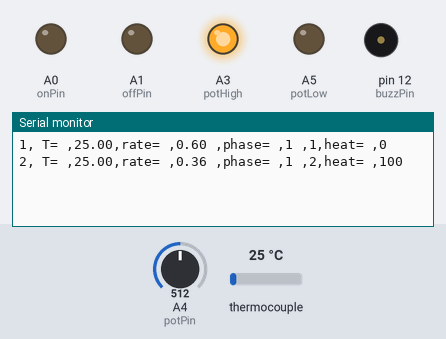
Bench run of a sketch on a simulated Arduino Uno, built with avr-gcc and run on an emulated ATmega328P. Parts: output pins drawn as LEDs (lit = HIGH), buzzer (waves = sounding, pin HIGH), the last lines printed to the serial monitor. Inputs (shaded band) come from the test bench; at power-on: thermocouple 25 °C, A4 (potPin) = 512. Pins used as bus, display or sensor lines are not drawn.

Above: at 2.2 s.
2.3 s: thermocouple set to 150 °C
At 3.8 s:
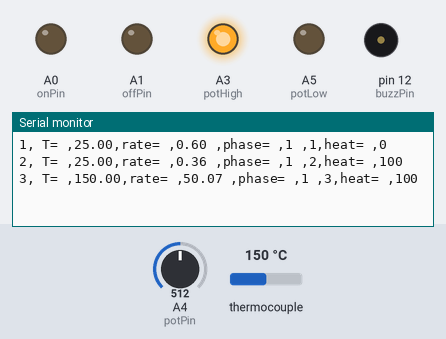
6.3 s: A4 (potPin) set to 716
At 8.0 s:
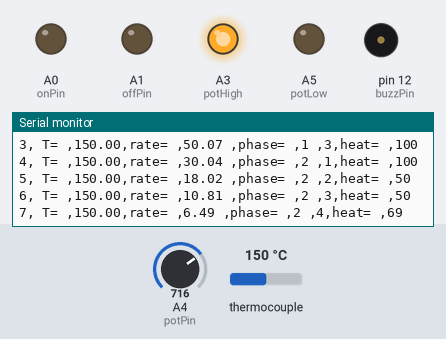
Timing chart, 0 to 9.5 s (numbered marks = the images above; inputs shaded):
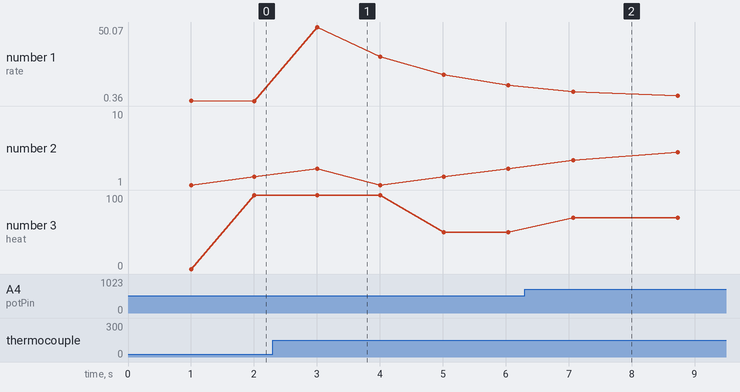

Measured:
- after the input at 2.3 s, the serial monitor: prints a new line after 0.71 s (image 1)
- after the input at 6.3 s, the serial monitor: prints a new line after 0.78 s (image 2)
- plotted number 1: 0.36 → 10.81 after the input at 2.3 s
- plotted number 3: 100 → 50 after the input at 2.3 s, 50 → 69 after the input at 6.3 s

The sketch:

test_toaster4.ino
```cpp
#define SOAKTIME 100
#define LIQUIDUS 183
#define PEAK 220


#include "max6675.h"// www.ladyada.net/learn/sensors/thermocouple
//for the thermocouple
byte thermoDO = 6; //SPI serial
byte thermoCS = 5;  //SPI chip select
byte thermoCLK = 4; //SPI clock
byte vccPin = 3;//these pins power the thermocouple chip
byte gndPin = 2;
MAX6675 thermocouple(thermoCLK, thermoCS, thermoDO);

//for the remote
byte onPin= A0;//connect to the on button on the remote
byte offPin=A1;//connect to the off button on the remote

//for the potentiometer
byte potPin=A4;//three pins are used for the potentiometer so we can plug it straight in
byte potHigh=A3;//5v
byte potLow=A5;//0v

byte buzzPin=12;

//
int minTime=500;// there is a limit to how quickly the remote can switch the power
int buttonTime=10;//how long for the arduino to activate the button on the remote
int heatknob; //store the level of the pot to control the heat in phase 2
float ontime;
float offtime;
float temp;     //these could be optimised to avoid floats by storing temperature in millidegrees
float lastTemp;
long millisecs;
long lastMillisecs;
float rate=1; //rate of temperature rise
int heatlevel=0;
int timethisphase=0;
int timephasestart=0;
byte phase=1;


void setup() {
  Serial.begin(9600);
  pinMode(vccPin, OUTPUT); digitalWrite(vccPin, HIGH);
  pinMode(gndPin, OUTPUT); digitalWrite(gndPin, LOW);
  pinMode(potHigh, OUTPUT); digitalWrite(potHigh, HIGH);
  pinMode(potLow, OUTPUT); digitalWrite(potLow, LOW);
  pinMode(potPin, INPUT);
  pinMode(onPin, OUTPUT);
  pinMode(offPin, OUTPUT);
  pinMode(buzzPin, OUTPUT); digitalWrite(buzzPin, LOW);
   millisecs=millis();
   temp = thermocouple.readCelsius();//initial measurements
  // wait for MAX chip to stabilize
  delay(1000);


}

void loop() {
    logTemp();
    heat(heatlevel);
    if (phase==1){
      heatlevel=100;  //maximum heat for the first part of the ramp
      if (temp>100){ phase = 2; timephasestart = millisecs/1000;  }//end phase 1
        }
    else if (phase==2){ //use the knob to control the heat for the slower part of the ramp for 90 seconds
      heatknob = analogRead(potPin);
      if(temp > 160){heatlevel=0; }
      else {     heatlevel = map(heatknob, 0, 1023,0,100); }
      if (timethisphase > SOAKTIME) { phase=3; timephasestart=millisecs/1000;}//end phase after 90 seconds
      }
    else if (phase==3) {
      heatlevel=100;//maximum heat for peak temperature
      if (temp>LIQUIDUS) {phase=4; timephasestart=millisecs/1000;}//end phase when we get hot
      }
    else if (phase==4) {
       if (temp<PEAK) {heatlevel=100;}//maximum heat for peak temperature
       else {heatlevel=50;}
      if (timethisphase>60) {
          heatlevel=0; // turn off heat
          if ((timethisphase>90) && (int(millisecs/1000) %2 == 1)) { tone(buzzPin,500); }// beep and flash LED to open the door
          else {noTone(buzzPin);}
          if (temp<180) {phase=5; timephasestart=millisecs/1000; noTone(buzzPin);}
        }
      }
      else{
        heatlevel=0;
      }
  }


void logTemp() {
   lastMillisecs=millisecs;
   millisecs=millis();
   Serial.println();
   Serial.print(millisecs/1000);
   Serial.print(", T= ,");
   lastTemp=temp;
   temp = thermocouple.readCelsius();
   Serial.print(temp);
   Serial.print(",rate= ,");
   rate=0.6*rate + 400*(temp-lastTemp)/(millisecs-lastMillisecs);//rate of temperature change
   Serial.print(rate);
   Serial.print(" ,phase= ,");
   Serial.print(phase);
   Serial.print(" ,");
   timethisphase=millisecs/1000;
   timethisphase=timethisphase-timephasestart;//how long ago did phase start?
   Serial.print(timethisphase);
   Serial.print(",heat= ,");
   Serial.print(heatlevel);

}
int heat(float level){
   if (level>90) {on(990); }
  else  if (level<10) {off(990); }
  else if (level>50) {off(minTime); ontime=(minTime+buttonTime)*level/(100-level);  on(ontime);}
  else if (level<=50) {on(minTime); offtime=(minTime+buttonTime)*(100-level)/level;off(offtime);}


}

int on(int timeOn) {
  pinMode(offPin,INPUT);//this is just a precaution so we don't activate both buttons on the remote at once
  pinMode(onPin,OUTPUT);
  digitalWrite(onPin,0);
  delay(buttonTime);
  pinMode(onPin,INPUT);
  delay(timeOn);
}

int off(int timeOff) {
  pinMode(onPin,INPUT);//this is just a precaution so we don't activate both buttons on the remote at once
  pinMode(offPin,OUTPUT);
  delay(buttonTime);
  pinMode(offPin,INPUT);
  delay(timeOff);
}
```
